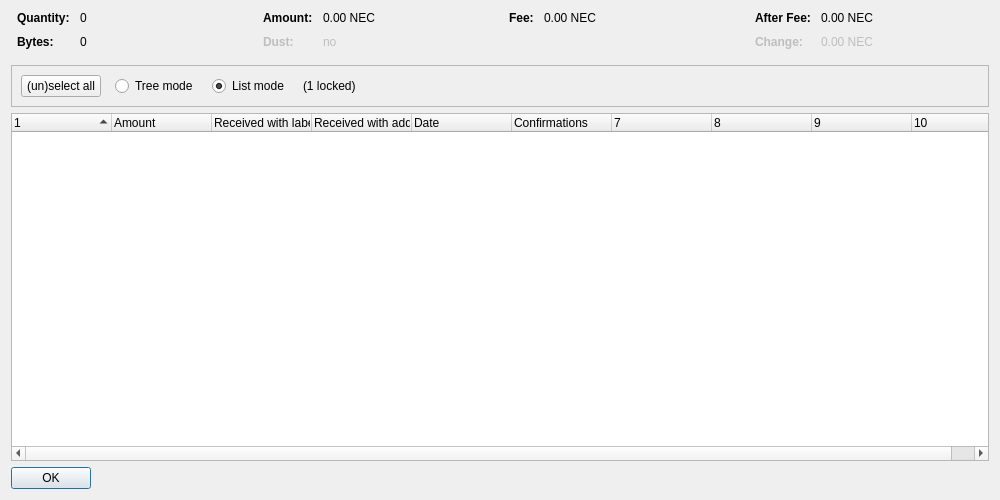
<?xml version="1.0" encoding="UTF-8"?>
<ui version="4.0">
 <class>CoinControlDialog</class>
 <widget class="QDialog" name="CoinControlDialog">
  <property name="geometry">
   <rect>
    <x>0</x>
    <y>0</y>
    <width>1000</width>
    <height>500</height>
   </rect>
  </property>
  <property name="windowTitle">
   <string>Coin Selection</string>
  </property>
  <layout class="QVBoxLayout" name="verticalLayout">
   <item>
    <layout class="QHBoxLayout" name="horizontalLayoutTop" stretch="0,0,0,0">
     <property name="topMargin">
      <number>0</number>
     </property>
     <property name="bottomMargin">
      <number>10</number>
     </property>
     <item>
      <layout class="QFormLayout" name="formLayoutCoinControl1">
       <property name="horizontalSpacing">
        <number>10</number>
       </property>
       <property name="verticalSpacing">
        <number>10</number>
       </property>
       <property name="leftMargin">
        <number>6</number>
       </property>
       <property name="rightMargin">
        <number>6</number>
       </property>
       <item row="0" column="0">
        <widget class="QLabel" name="labelCoinControlQuantityText">
         <property name="font">
          <font>
           <weight>75</weight>
           <bold>true</bold>
          </font>
         </property>
         <property name="text">
          <string>Quantity:</string>
         </property>
        </widget>
       </item>
       <item row="0" column="1">
        <widget class="QLabel" name="labelCoinControlQuantity">
         <property name="cursor">
          <cursorShape>IBeamCursor</cursorShape>
         </property>
         <property name="contextMenuPolicy">
          <enum>Qt::ActionsContextMenu</enum>
         </property>
         <property name="text">
          <string notr="true">0</string>
         </property>
         <property name="textInteractionFlags">
          <set>Qt::LinksAccessibleByMouse|Qt::TextSelectableByKeyboard|Qt::TextSelectableByMouse</set>
         </property>
        </widget>
       </item>
       <item row="1" column="0">
        <widget class="QLabel" name="labelCoinControlBytesText">
         <property name="font">
          <font>
           <weight>75</weight>
           <bold>true</bold>
          </font>
         </property>
         <property name="text">
          <string>Bytes:</string>
         </property>
        </widget>
       </item>
       <item row="1" column="1">
        <widget class="QLabel" name="labelCoinControlBytes">
         <property name="cursor">
          <cursorShape>IBeamCursor</cursorShape>
         </property>
         <property name="contextMenuPolicy">
          <enum>Qt::ActionsContextMenu</enum>
         </property>
         <property name="text">
          <string notr="true">0</string>
         </property>
         <property name="textInteractionFlags">
          <set>Qt::LinksAccessibleByMouse|Qt::TextSelectableByKeyboard|Qt::TextSelectableByMouse</set>
         </property>
        </widget>
       </item>
      </layout>
     </item>
     <item>
      <layout class="QFormLayout" name="formLayoutCoinControl2">
       <property name="horizontalSpacing">
        <number>10</number>
       </property>
       <property name="verticalSpacing">
        <number>10</number>
       </property>
       <property name="leftMargin">
        <number>6</number>
       </property>
       <property name="rightMargin">
        <number>6</number>
       </property>
       <item row="0" column="0">
        <widget class="QLabel" name="labelCoinControlAmountText">
         <property name="font">
          <font>
           <weight>75</weight>
           <bold>true</bold>
          </font>
         </property>
         <property name="text">
          <string>Amount:</string>
         </property>
        </widget>
       </item>
       <item row="0" column="1">
        <widget class="QLabel" name="labelCoinControlAmount">
         <property name="cursor">
          <cursorShape>IBeamCursor</cursorShape>
         </property>
         <property name="contextMenuPolicy">
          <enum>Qt::ActionsContextMenu</enum>
         </property>
         <property name="text">
          <string notr="true">0.00 NEC</string>
         </property>
         <property name="textInteractionFlags">
          <set>Qt::LinksAccessibleByMouse|Qt::TextSelectableByKeyboard|Qt::TextSelectableByMouse</set>
         </property>
        </widget>
       </item>
       <item row="1" column="0">
        <widget class="QLabel" name="labelCoinControlLowOutputText">
         <property name="enabled">
          <bool>false</bool>
         </property>
         <property name="font">
          <font>
           <weight>75</weight>
           <bold>true</bold>
          </font>
         </property>
         <property name="text">
          <string>Dust:</string>
         </property>
        </widget>
       </item>
       <item row="1" column="1">
        <widget class="QLabel" name="labelCoinControlLowOutput">
         <property name="enabled">
          <bool>false</bool>
         </property>
         <property name="cursor">
          <cursorShape>IBeamCursor</cursorShape>
         </property>
         <property name="contextMenuPolicy">
          <enum>Qt::ActionsContextMenu</enum>
         </property>
         <property name="text">
          <string notr="true">no</string>
         </property>
         <property name="textInteractionFlags">
          <set>Qt::LinksAccessibleByMouse|Qt::TextSelectableByKeyboard|Qt::TextSelectableByMouse</set>
         </property>
        </widget>
       </item>
      </layout>
     </item>
     <item>
      <layout class="QFormLayout" name="formLayoutCoinControl3">
       <property name="horizontalSpacing">
        <number>10</number>
       </property>
       <property name="verticalSpacing">
        <number>10</number>
       </property>
       <property name="leftMargin">
        <number>6</number>
       </property>
       <property name="rightMargin">
        <number>6</number>
       </property>
       <item row="0" column="0">
        <widget class="QLabel" name="labelCoinControlFeeText">
         <property name="font">
          <font>
           <weight>75</weight>
           <bold>true</bold>
          </font>
         </property>
         <property name="text">
          <string>Fee:</string>
         </property>
        </widget>
       </item>
       <item row="0" column="1">
        <widget class="QLabel" name="labelCoinControlFee">
         <property name="cursor">
          <cursorShape>IBeamCursor</cursorShape>
         </property>
         <property name="contextMenuPolicy">
          <enum>Qt::ActionsContextMenu</enum>
         </property>
         <property name="text">
          <string notr="true">0.00 NEC</string>
         </property>
         <property name="textInteractionFlags">
          <set>Qt::LinksAccessibleByMouse|Qt::TextSelectableByKeyboard|Qt::TextSelectableByMouse</set>
         </property>
        </widget>
       </item>
      </layout>
     </item>
     <item>
      <layout class="QFormLayout" name="formLayoutCoinControl4">
       <property name="horizontalSpacing">
        <number>10</number>
       </property>
       <property name="verticalSpacing">
        <number>10</number>
       </property>
       <property name="leftMargin">
        <number>6</number>
       </property>
       <property name="rightMargin">
        <number>6</number>
       </property>
       <item row="0" column="0">
        <widget class="QLabel" name="labelCoinControlAfterFeeText">
         <property name="font">
          <font>
           <weight>75</weight>
           <bold>true</bold>
          </font>
         </property>
         <property name="text">
          <string>After Fee:</string>
         </property>
        </widget>
       </item>
       <item row="0" column="1">
        <widget class="QLabel" name="labelCoinControlAfterFee">
         <property name="cursor">
          <cursorShape>IBeamCursor</cursorShape>
         </property>
         <property name="contextMenuPolicy">
          <enum>Qt::ActionsContextMenu</enum>
         </property>
         <property name="text">
          <string notr="true">0.00 NEC</string>
         </property>
         <property name="textInteractionFlags">
          <set>Qt::LinksAccessibleByMouse|Qt::TextSelectableByKeyboard|Qt::TextSelectableByMouse</set>
         </property>
        </widget>
       </item>
       <item row="1" column="0">
        <widget class="QLabel" name="labelCoinControlChangeText">
         <property name="enabled">
          <bool>false</bool>
         </property>
         <property name="font">
          <font>
           <weight>75</weight>
           <bold>true</bold>
          </font>
         </property>
         <property name="text">
          <string>Change:</string>
         </property>
        </widget>
       </item>
       <item row="1" column="1">
        <widget class="QLabel" name="labelCoinControlChange">
         <property name="enabled">
          <bool>false</bool>
         </property>
         <property name="cursor">
          <cursorShape>IBeamCursor</cursorShape>
         </property>
         <property name="contextMenuPolicy">
          <enum>Qt::ActionsContextMenu</enum>
         </property>
         <property name="text">
          <string notr="true">0.00 NEC</string>
         </property>
         <property name="textInteractionFlags">
          <set>Qt::LinksAccessibleByMouse|Qt::TextSelectableByKeyboard|Qt::TextSelectableByMouse</set>
         </property>
        </widget>
       </item>
      </layout>
     </item>
    </layout>
   </item>
   <item>
    <widget class="QFrame" name="frame">
     <property name="minimumSize">
      <size>
       <width>0</width>
       <height>40</height>
      </size>
     </property>
     <property name="frameShape">
      <enum>QFrame::StyledPanel</enum>
     </property>
     <property name="frameShadow">
      <enum>QFrame::Sunken</enum>
     </property>
     <layout class="QHBoxLayout" name="horizontalLayout">
      <item>
       <layout class="QHBoxLayout" name="horizontalLayoutPanel" stretch="0,0,0,0,0">
        <property name="spacing">
         <number>14</number>
        </property>
        <item>
         <widget class="QPushButton" name="pushButtonSelectAll">
          <property name="sizePolicy">
           <sizepolicy hsizetype="Maximum" vsizetype="Fixed">
            <horstretch>0</horstretch>
            <verstretch>0</verstretch>
           </sizepolicy>
          </property>
          <property name="text">
           <string>(un)select all</string>
          </property>
          <property name="autoDefault">
           <bool>false</bool>
          </property>
         </widget>
        </item>
        <item>
         <widget class="QRadioButton" name="radioTreeMode">
          <property name="sizePolicy">
           <sizepolicy hsizetype="Maximum" vsizetype="Fixed">
            <horstretch>0</horstretch>
            <verstretch>0</verstretch>
           </sizepolicy>
          </property>
          <property name="text">
           <string>Tree mode</string>
          </property>
         </widget>
        </item>
        <item>
         <widget class="QRadioButton" name="radioListMode">
          <property name="sizePolicy">
           <sizepolicy hsizetype="Maximum" vsizetype="Fixed">
            <horstretch>0</horstretch>
            <verstretch>0</verstretch>
           </sizepolicy>
          </property>
          <property name="text">
           <string>List mode</string>
          </property>
          <property name="checked">
           <bool>true</bool>
          </property>
         </widget>
        </item>
        <item>
         <widget class="QLabel" name="labelLocked">
          <property name="text">
           <string notr="true">(1 locked)</string>
          </property>
         </widget>
        </item>
        <item>
         <spacer name="horizontalSpacer">
          <property name="orientation">
           <enum>Qt::Horizontal</enum>
          </property>
          <property name="sizeHint" stdset="0">
           <size>
            <width>40</width>
            <height>20</height>
           </size>
          </property>
         </spacer>
        </item>
       </layout>
      </item>
     </layout>
    </widget>
   </item>
   <item>
    <widget class="CoinControlTreeWidget" name="treeWidget">
     <property name="contextMenuPolicy">
      <enum>Qt::CustomContextMenu</enum>
     </property>
     <property name="sortingEnabled">
      <bool>false</bool>
     </property>
     <property name="columnCount">
      <number>10</number>
     </property>
     <attribute name="headerShowSortIndicator" stdset="0">
      <bool>true</bool>
     </attribute>
     <attribute name="headerStretchLastSection">
      <bool>false</bool>
     </attribute>
     <column>
      <property name="text">
       <string/>
      </property>
     </column>
     <column>
      <property name="text">
       <string>Amount</string>
      </property>
     </column>
     <column>
      <property name="text">
       <string>Received with label</string>
      </property>
     </column>
     <column>
      <property name="text">
       <string>Received with address</string>
      </property>
     </column>
     <column>
      <property name="text">
       <string>Date</string>
      </property>
     </column>
     <column>
      <property name="text">
       <string>Confirmations</string>
      </property>
      <property name="toolTip">
       <string>Confirmed</string>
      </property>
     </column>
     <column>
      <property name="text">
       <string/>
      </property>
     </column>
     <column>
      <property name="text">
       <string/>
      </property>
     </column>
     <column>
      <property name="text">
       <string/>
      </property>
     </column>
     <column>
      <property name="text">
       <string/>
      </property>
     </column>
    </widget>
   </item>
   <item>
    <widget class="QDialogButtonBox" name="buttonBox">
     <property name="sizePolicy">
      <sizepolicy hsizetype="Maximum" vsizetype="Fixed">
       <horstretch>0</horstretch>
       <verstretch>0</verstretch>
      </sizepolicy>
     </property>
     <property name="orientation">
      <enum>Qt::Horizontal</enum>
     </property>
     <property name="standardButtons">
      <set>QDialogButtonBox::Ok</set>
     </property>
    </widget>
   </item>
  </layout>
 </widget>
 <customwidgets>
  <customwidget>
   <class>CoinControlTreeWidget</class>
   <extends>QTreeWidget</extends>
   <header>qt/coincontroltreewidget.h</header>
  </customwidget>
 </customwidgets>
 <resources/>
 <connections/>
</ui>
